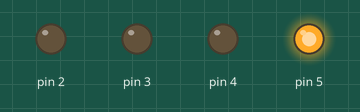
The sketch below on a simulated Arduino Uno, built with avr-gcc and run on an emulated ATmega328P. Parts: output pins drawn as LEDs (lit = HIGH). Pins used as bus, display or sensor lines are not drawn.

Above: at 0.12 s.
At 0.87 s:
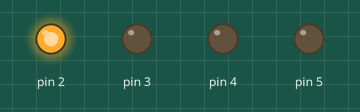
At 1.37 s:
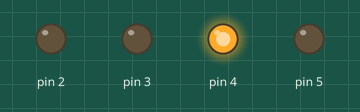
At 2.62 s:
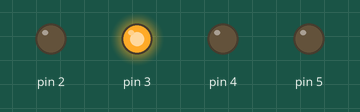
Timing chart, 0 to 3.0 s (numbered marks = the images above):
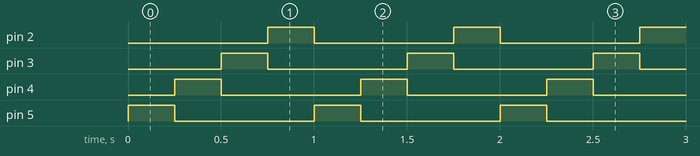

Measured:
- by itself, pin 2–5: alternates HIGH for 0.25 s and LOW for 0.75 s
- by itself, everything shown: repeats every 1.0 s, in 4 steps

The sketch:

Register_control_Right_To_Left.ino
```cpp
/*
 * Praktikum 5
 * Aswin Saputra
 * 31 1221 000 6
 * LED SEquence dari KIRI --> kanan
 * LED menyala Bergatian
 * LED_4    LED_3   LED_2   LED_1
 * ON       OFF     OFF     OFF
 * OFF      ON      OFF     OFF
 * OFF      OFF     ON      OFF
 * OFF      OFF     OFF     ON
 * dan berulang
 */

void setup() {
  // Sett PORT D menjadi input untuk
  // pin 2, 3, 4, 5
  // DDRD |= B00111100;
  DDRD |= 0x3E;
  // set nilai awal di PORT D menjadi 0
  // PORTD |= 0x0;
}

void loop() {
  PORTD = 0x20;
  for (byte ii = 1; ii <= 4; ++ii) {
    delay(250);
    PORTD >>= 1;
  }
}
```
